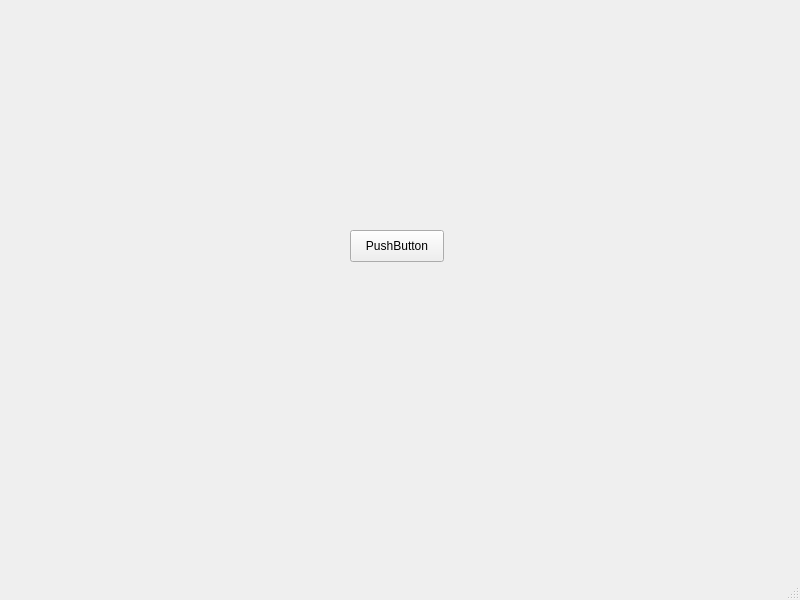
<?xml version="1.0" encoding="UTF-8"?>
<ui version="4.0">
 <class>MainWindow</class>
 <widget class="QMainWindow" name="MainWindow">
  <property name="geometry">
   <rect>
    <x>0</x>
    <y>0</y>
    <width>800</width>
    <height>600</height>
   </rect>
  </property>
  <property name="windowTitle">
   <string>MainWindow</string>
  </property>
  <widget class="QWidget" name="centralwidget">
   <widget class="QPushButton" name="pushButton">
    <property name="geometry">
     <rect>
      <x>350</x>
      <y>230</y>
      <width>94</width>
      <height>32</height>
     </rect>
    </property>
    <property name="text">
     <string>PushButton</string>
    </property>
   </widget>
  </widget>
  <widget class="QMenuBar" name="menubar">
   <property name="geometry">
    <rect>
     <x>0</x>
     <y>0</y>
     <width>800</width>
     <height>24</height>
    </rect>
   </property>
  </widget>
  <widget class="QStatusBar" name="statusbar"/>
 </widget>
 <resources/>
 <connections/>
</ui>
